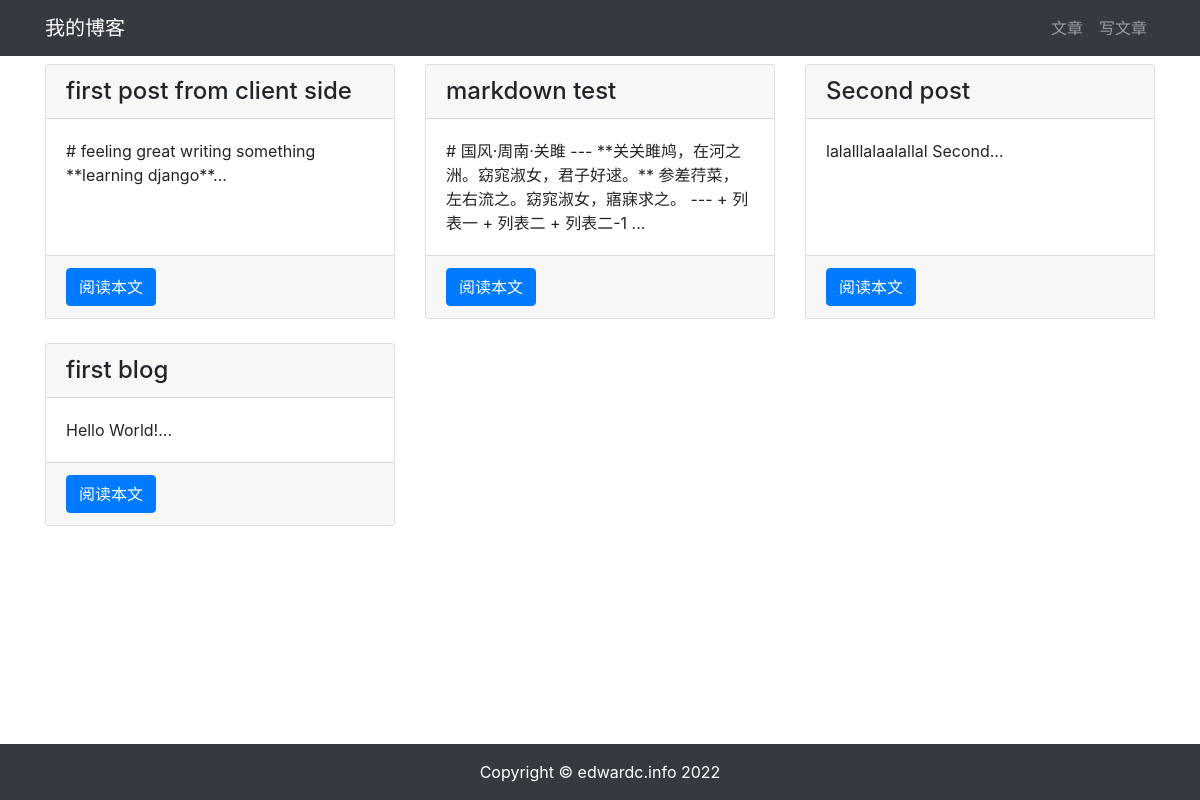
Before: /article/article-list/ with the older database file.
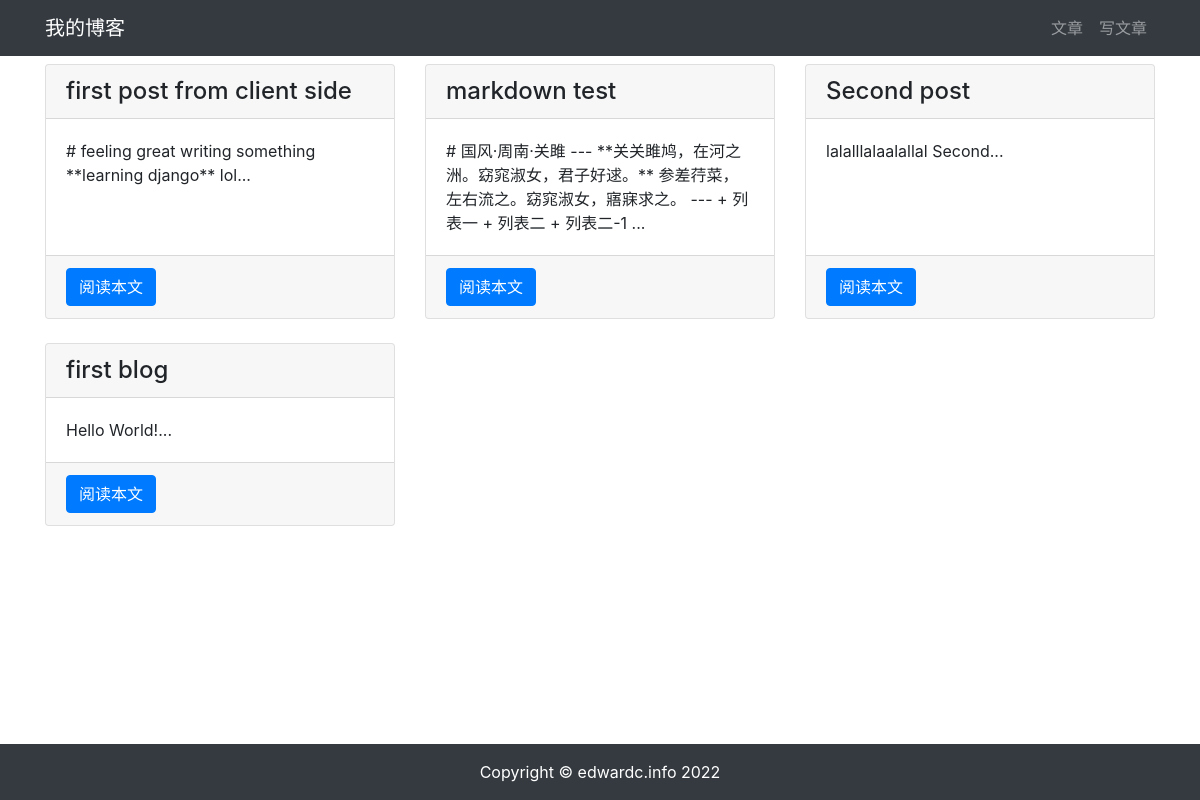
After: the same page with the newer database file.
### article/models.py (models this page shows, shortened)
class ArticlePost(models.Model):
    author = models.ForeignKey(User, on_delete=models.CASCADE)
    title = models.CharField(max_length=100)
    body = models.TextField()
    created = models.DateTimeField(default=timezone.now)
    updated = models.DateTimeField(auto_now=True)
    class Meta:
        ordering = ('-created',)

### article/views.py (the view)
# urls.py: path('article-list/', views.article_list, name='article_list'),
def article_list(request):
    articles = ArticlePost.objects.all()
    context = {'articles': articles}
    return render(request, 'article/list.html', context)

### templates/article/list.html (shortened to what this page needs)
{% extends "base.html" %}
{% load staticfiles %}
{% block content %}
<div class="container">
    <div class="row mt-2">
        {% for article in articles %}
        <div class="col-4 mb-4">
            <div class="card h-100">
                <h4 class="card-header">{{ article.title }}</h4>
                <div class="card-body">
                    <p class="card-text">{{ article.body|slice:'100' }}...</p>
                </div>
                <div class="card-footer">
                    <a href="{% url 'article:article_detail' article.id %}" class="btn btn-primary">阅读本文</a>
                </div>
            </div>
        </div>
        {% endfor %}
    </div>
</div>
{% endblock content %}

### templates/base.html (shortened to what this page needs)
{% load static %}
<!DOCTYPE html>
<html lang="zh-cn">
<head>
    <link rel="stylesheet" href="{% static 'bootstrap/css/bootstrap.min.css' %}">
    <link rel="stylesheet" href="{% static 'md_css/monokai.css' %}">
</head>
<body>
    {% include 'header.html' %}
    {% block content %}{% endblock %}
    {% include 'footer.html' %}
</body>
</html>

### templates/header.html
<nav class="navbar navbar-expand-lg navbar-dark bg-dark">
    <div class="container">
        <a class="navbar-brand" href="#">我的博客</a>
        <div>
            <ul class="navbar-nav">
                <li class="nav-item">
                    <a class="nav-link" href="{% url 'article:article_list' %}">文章</a>
                </li>
                <li class="nav-item">
                    <a class="nav-link" href="{% url 'article:article_create' %}">写文章</a>
                </li>
            </ul>
        </div>
    </div>
</nav>

### templates/footer.html
{% load staticfiles %}
<div>
    <br><br><br>
</div>
<footer class="py-3 bg-dark fixed-bottom">
    <div class="container">
        <p class="m-0 text-center text-white">Copyright &copy; edwardc.info 2022</p>
    </div>
</footer>

Changed rows visible on the page:
changed ArticlePost "first post from client side": body "# feeling great writing something **learning django**" → "# feeling great writing something **learning django** lol"
